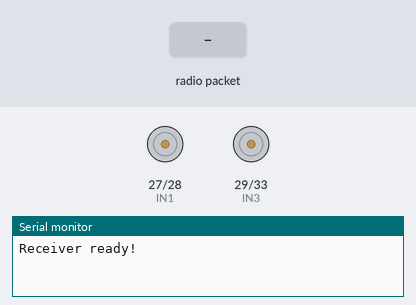
A sketch run on a simulated ESP32. Shown: motor-driver pin pairs drawn as motors (green arrow = first pin HIGH = forward, orange = second pin HIGH = backward, longer = more drive), the last lines printed to the serial monitor. The inputs (shaded band) are chosen by the test bench. No radio packets arrive unless stated.

Above: at 1.2 s.
1.3 s: radio packet "F" arrives
At 2.5 s:
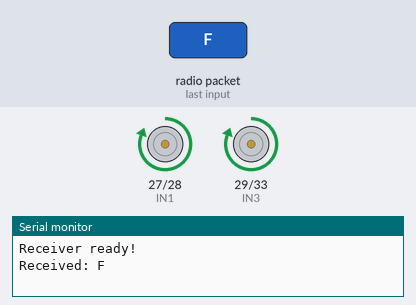
2.8 s: radio packet "B" arrives
At 3.9 s:
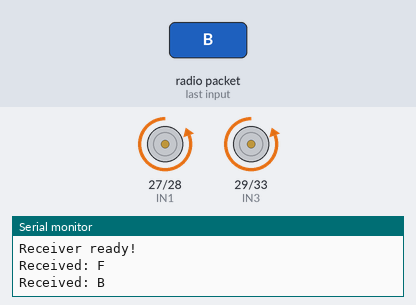
4.3 s: radio packet "L" arrives
At 5.0 s:
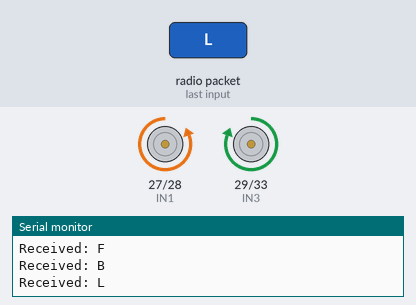
5.8 s: radio packet "R" arrives
At 6.1 s:
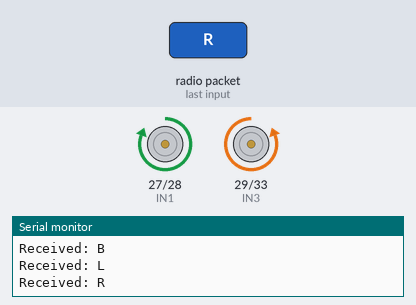
Timing chart, 0 to 8.3 s (numbered marks = the images above; inputs shaded):
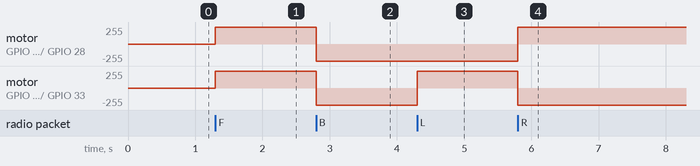

The sketch:

robot_car_receiver.ino
```cpp
#include <RH_ASK.h>
#include <SPI.h>

// RF receiver
// Speed = 2000
// RX pin = GPIO 4
RH_ASK driver(2000, 4, 21, 0);

// L298N motor driver pins
#define IN1 27
#define IN2 28
#define IN3 29
#define IN4 33

void setup() {
  Serial.begin(115200);

  // Set motor driver pins as outputs
  pinMode(IN1, OUTPUT);
  pinMode(IN2, OUTPUT);
  pinMode(IN3, OUTPUT);
  pinMode(IN4, OUTPUT);

  // Start with motors stopped
  stopMotors();

  // Initialize RF receiver
  if (!driver.init()) {
    Serial.println("Receiver failed!");
  } else {
    Serial.println("Receiver ready!");
  }
}

void loop() {

  uint8_t buf[20];
  uint8_t buflen = sizeof(buf);

  if (driver.recv(buf, &buflen)) {

    char command = buf[0];

    Serial.print("Received: ");
    Serial.println(command);

    // Interpret command
    if (command == 'F') {
      forward();
    }
    else if (command == 'B') {
      backward();
    }
    else if (command == 'L') {
      left();
    }
    else if (command == 'R') {
      right();
    }
    else if (command == 'S') {
      stopMotors();
    }
  }
}

// ---------------- MOTOR FUNCTIONS ----------------

void forward() {
  // Left motor forward
  digitalWrite(IN1, HIGH);
  digitalWrite(IN2, LOW);

  // Right motor forward
  digitalWrite(IN3, HIGH);
  digitalWrite(IN4, LOW);
}

void backward() {
  // Left motor backward
  digitalWrite(IN1, LOW);
  digitalWrite(IN2, HIGH);

  // Right motor backward
  digitalWrite(IN3, LOW);
  digitalWrite(IN4, HIGH);
}

void left() {
  // Left motor backward
  digitalWrite(IN1, LOW);
  digitalWrite(IN2, HIGH);

  // Right motor forward
  digitalWrite(IN3, HIGH);
  digitalWrite(IN4, LOW);
}

void right() {
  // Left motor forward
  digitalWrite(IN1, HIGH);
  digitalWrite(IN2, LOW);

  // Right motor backward
  digitalWrite(IN3, LOW);
  digitalWrite(IN4, HIGH);
}

void stopMotors() {
  digitalWrite(IN1, LOW);
  digitalWrite(IN2, LOW);
  digitalWrite(IN3, LOW);
  digitalWrite(IN4, LOW);
}
```

Measured:
- after the input at 1.3 s, motor on GPIO 27 (IN1) / GPIO 28 (IN2), motor on GPIO 29 (IN3) / GPIO 33 (IN4): stopped → forward 255/255 at once
- after the input at 2.8 s, motor on GPIO 27 (IN1) / GPIO 28 (IN2), motor on GPIO 29 (IN3) / GPIO 33 (IN4): forward 255/255 → backward 255/255 at once
- after the input at 4.3 s, motor on GPIO 29 (IN3) / GPIO 33 (IN4): backward 255/255 → forward 255/255 at once
- after the input at 5.8 s, motor on GPIO 27 (IN1) / GPIO 28 (IN2): backward 255/255 → forward 255/255 at once; motor on GPIO 29 (IN3) / GPIO 33 (IN4): forward 255/255 → backward 255/255 at once
